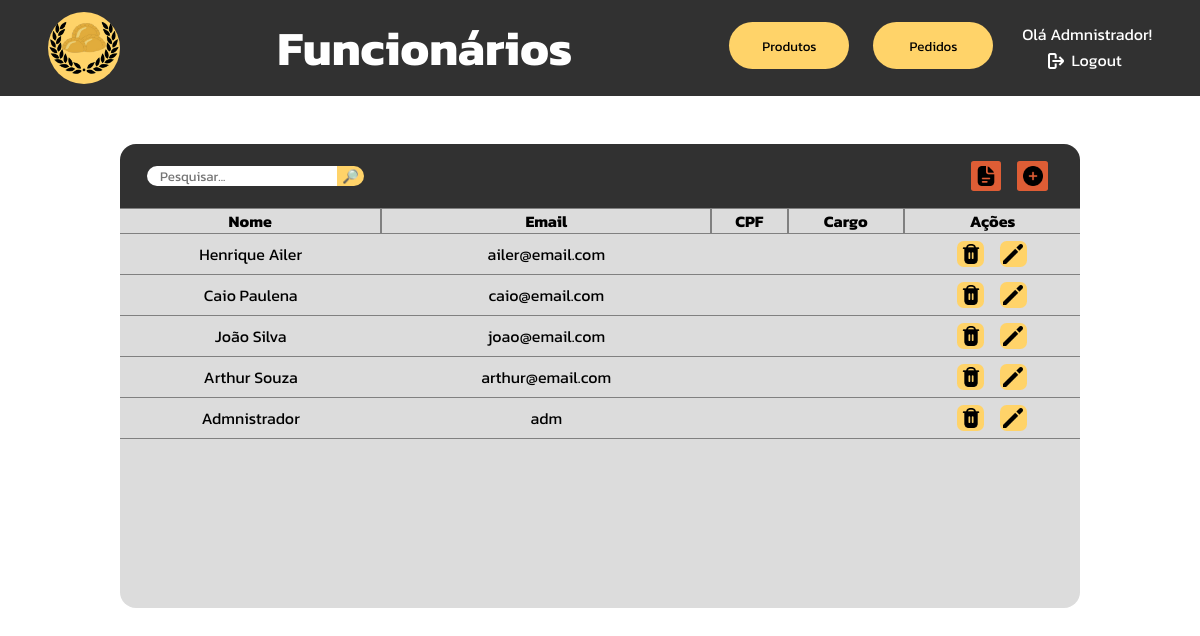
Page /php/tabelaFuncionarios.php (signed in) on the committed database.
### tables this page shows
CREATE TABLE IF NOT EXISTS `usuarios` (
  `id_user` int(11) NOT NULL AUTO_INCREMENT,
  `nome_user` varchar(50) NOT NULL,
  `email_user` varchar(50) NOT NULL,
  `senha_user` varchar(50) NOT NULL,
  `cpf_user` varchar(14) NOT NULL,
  `cargo_user` varchar(50) NOT NULL,
  `tipo_user` char(1) NOT NULL,
  PRIMARY KEY (`id_user`)
);

### php/tabelaFuncionarios.php (the view, shortened to what this page needs)
<?php
    function table($search){
        include "utilities/mysql_connect.php";
        $query = mysqli_query($connection, "select nome_user, email_user, cpf_user, cargo_user, tipo_user, id_user from usuarios where nome_user like \"%$search%\";");
        while($output = mysqli_fetch_array($query)){
            echo"<tr class='normal-row'>";
            echo"<td>$output[0]</td>";
            echo"<td>$output[1]</td>";
            echo"<td>$output[2]</td>";
            echo"<td>$output[3]</td>";
            if($_SESSION['user_flag'] == "d"){
                echo"<td><div style='display: flex; justify-content: center; gap: 1em;'>";
                echo"<form action='tabelaEstoque.php' method='post'><input type='hidden' name='id_delete' value='$output[5]'><button class='button' name='delete' type='submit'><img src='../images/icons/delete.png'></button></form>";
                echo"<form action='tabelaEstoque.php' method='post'><input type='hidden' name='id_edit' value='$output[5]'><button class='button' name='edit' type='submit'><img src='../images/icons/edit.png'></button></form>";
                echo"</div></td></tr>";
            }
        }
    }
?>
<!DOCTYPE html>
<html lang="pt-br">
<head>
    <link rel="stylesheet" href="../css/tabelaFuncionarios.css">
</head>
<body>
    <div class="navbar">
        <a href="adm_dashboard.php">
            <div class="logo"></div>
        </a>
        <h1>Funcionários</h1>
        <div class="menu">
            <button>Produtos</button>
            <button>Pedidos</button>
            <div class="user-area">
                <?php
                $username = $_SESSION['username'];
                echo "<p>Olá $username!</p>";
                ?>
                <a href="sessionEnded.php">
                    <div class="logout"><img src="../images/icons/logout.png">
                        <p>Logout</p>
                    </div>
                </a>
            </div>
        </div>
    </div>
    <div class="center">
        <div class="table-header">
            <form action="tabelaFuncionarios.php" method="post" id="searchbox">
                <input type="text" placeholder="Pesquisar..." name="search" id="searchbar">
                <input type="submit" value="🔎︎">
            </form>
            <div id="menu">
                <button onclick=""><img src="../images/icons/report.png"></button>
                <button onclick="setForm(0)"><img src="../images/icons/plus.png"></button>
            </div>
        </div>
        <div class="table-holder">
            <table>
                <tr style="position: sticky; top: 0; background-color: #dcdcdc;">
                <th style="border-left: none;">Nome</th>
                <th>Email</th>
                <th>CPF</th>
                <th>Cargo</th>
                <th style="border-right: none;">Ações</th></tr>
                <?php
                    if($_SERVER['REQUEST_METHOD'] === 'POST' && isset($_POST['search'])){
                        $search = $_POST['search'];
                        table($search);
                        echo "<script>
                                document.getElementById('searchbar').value='$search'
                                document.getElementById('close-search').style.display = 'block'
                            </script>";
                    }else{
                        table("");
                    }
                ?>
            </table>
        </div>
    </div>
</body>
</html>

### css/tabelaFuncionarios.css (style rules this page uses)
* { padding: 0; margin: 0; font-family: "Kanit", Arial, Helvetica, sans-serif; }
body { overflow: hidden; }
.navbar { height: 6em; background-color: #313131; display: flex; justify-content: space-between; align-items: center; padding-left: 3em; padding-right: 3em; }
.navbar h1 { color: white; font-size: 3em; }
.navbar .logo { height: 4.5em; width: 4.5em; border-radius: 3em; background-color: #FFD369; background-image: url('../images/logo.png'); background-size: contain; background-repeat: no-repeat; background-position: center center; }
.navbar .menu { display: flex; gap: 1.5em; }
.navbar .menu button { width: 9em; height: 3.5em; background-color: #FFD369; border: none; border-radius: 2em; transition: 200ms; }
.navbar .menu .user-area { display: flex; flex-direction: column; align-items: center; color: white; }
.navbar .menu .user-area p { margin-bottom: .1em; }
.navbar .menu .user-area .logout { display: flex; align-items: center; }
.navbar .menu .user-area a { text-decoration: none; color: white; }
.navbar .menu .user-area p { margin-left: .3em; }
.navbar .menu .user-area .logout img { width: 1em; height: 1em; filter: invert(100%); margin-right: .2em; }
.center { height: calc(100vh - 6em); display: flex; justify-content: start; align-items: center; flex-direction: column; }
.table-header { margin-top: 3em; width: 60em; height: 4em; background-color: #313131; border-radius: 1em 1em 0 0; display: flex; justify-content: space-between; align-items: center; }
.table-header #searchbox { display: flex; align-items: center; justify-content: center; width: fit-content; }
.table-header #searchbox input[type="text"] { margin-left: 2em; padding-left: 1em; padding-right: 1em; border: none; border-radius: 1em 0 0 1em; }
.table-header #searchbox input[type="submit"] { border: none; background-color: #FFD369; width: 2em; border-radius: 0 1em 1em 0; }
.table-header #menu { margin-right: 2em; display: flex; justify-content: center; align-items: center; gap: 1em; }
.table-header #menu button { width: 2.3em; height: 2.3em; border: none; border-radius: .2em; background-color: #DE5D35; display: flex; align-items: center; justify-content: center; transition: 200ms; }
.table-header #menu button img { width: 1.5em; height: 1.5em; }
.table-holder { width: 60em; height: 25em; background-color: #dcdcdc; border-radius: 0 0 1em 1em; overflow-y: scroll; }
.table-holder table { width: 60em; border-spacing: 0; text-align: center; }
.table-holder table th { border: .1em solid grey; }
.table-holder table td { border-bottom: .1em solid grey; }
.table-holder table .button { width: 2em; height: 2em; margin-top: .5em; margin-bottom: .5em; border: none; border-radius: .5em; display: flex; align-items: center; justify-content: center; background-color: #FFD369; transition: 200ms; }
.table-holder table button img { width: 1.5em; height: 1.5em; }

### rows in the picture
usuarios: nome_user "Henrique Ailer", email_user "ailer@email.com"
usuarios: nome_user "Caio Paulena", email_user "caio@email.com"
usuarios: nome_user "João Silva", email_user "joao@email.com"
usuarios: nome_user "Arthur Souza", email_user "arthur@email.com"
usuarios: nome_user "Admnistrador", email_user "adm"

### other values in the picture
$username "Admnistrador"
